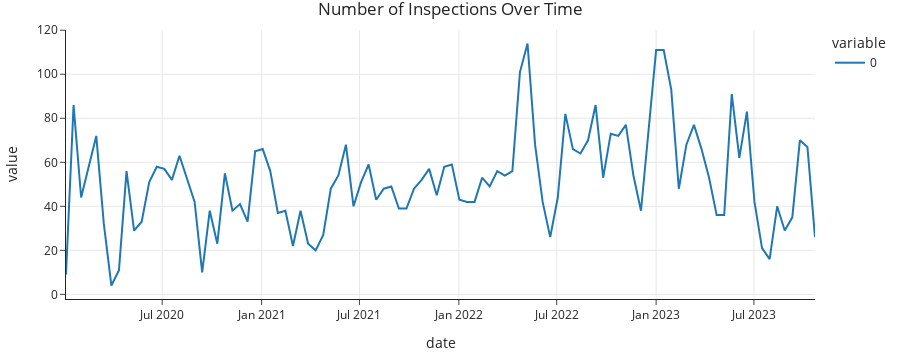

Write notebook code for a chart like this one.
### Code cell
(insp.resample('2W', on='date')
 .size()
 .plot(title='Number of Inspections Over Time')
)
